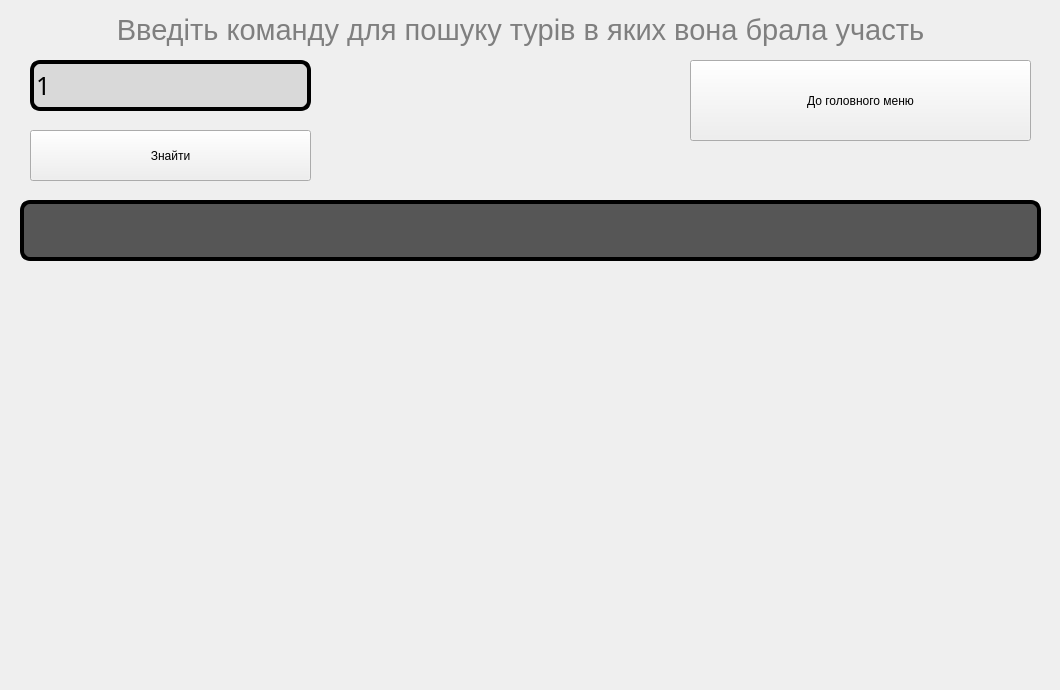
      <widget class="QWidget" name="tab_8">
       <attribute name="title">
        <string>пошук турів для команди</string>
       </attribute>
       <widget class="QPushButton" name="pushButton_32">
        <property name="geometry">
         <rect>
          <x>30</x>
          <y>130</y>
          <width>281</width>
          <height>51</height>
         </rect>
        </property>
        <property name="styleSheet">
         <string notr="true">
QPushButton:hover{background-color:rgb(255, 255, 255);}
QPushButton:focus
{
 border-radius:20px;
background-color:rgb(97, 97, 97);
opacity:200; 
border: 4px solid white;
}</string>
        </property>
        <property name="text">
         <string>Знайти</string>
        </property>
       </widget>
       <widget class="QLineEdit" name="lineEdit_48">
        <property name="geometry">
         <rect>
          <x>30</x>
          <y>60</y>
          <width>281</width>
          <height>51</height>
         </rect>
        </property>
        <property name="styleSheet">
         <string notr="true">
      font-family:  sans-serif;
    font-size: 30px;
 border-radius:10px;
 font: 87 19pt ;
border: 4px solid rgb(0, 0, 0);
 background: rgb(217, 217, 217);</string>
        </property>
        <property name="text">
         <string>1</string>
        </property>
       </widget>
       <widget class="QTextBrowser" name="textBrowser_30">
        <property name="geometry">
         <rect>
          <x>20</x>
          <y>200</y>
          <width>1021</width>
          <height>61</height>
         </rect>
        </property>
        <property name="font">
         <font>
          <family>sans-serif</family>
          <pointsize>15</pointsize>
          <weight>10</weight>
          <italic>false</italic>
          <bold>false</bold>
         </font>
        </property>
        <property name="styleSheet">
         <string notr="true">
    font-family:  sans-serif;
    font-size: 30px;
 border-radius:10px;
 font: 87 15pt ;
border: 4px solid rgb(0, 0, 0);
 background: rgb(86, 86, 86);</string>
        </property>
        <property name="html">
         <string>&lt;!DOCTYPE HTML PUBLIC &quot;-//W3C//DTD HTML 4.0//EN&quot; &quot;http://www.w3.org/TR/REC-html40/strict.dtd&quot;&gt;
&lt;html&gt;&lt;head&gt;&lt;meta name=&quot;qrichtext&quot; content=&quot;1&quot; /&gt;&lt;style type=&quot;text/css&quot;&gt;
p, li { white-space: pre-wrap; }
&lt;/style&gt;&lt;/head&gt;&lt;body style=&quot; font-family:'sans-serif'; font-size:15pt; font-weight:80; font-style:normal;&quot;&gt;
&lt;p align=&quot;center&quot; style=&quot;-qt-paragraph-type:empty; margin-top:0px; margin-bottom:0px; margin-left:0px; margin-right:0px; -qt-block-indent:0; text-indent:0px;&quot;&gt;&lt;br /&gt;&lt;/p&gt;&lt;/body&gt;&lt;/html&gt;</string>
        </property>
       </widget>
       <widget class="QLabel" name="label_71">
        <property name="geometry">
         <rect>
          <x>0</x>
          <y>0</y>
          <width>1051</width>
          <height>681</height>
         </rect>
        </property>
        <property name="text">
         <string/>
        </property>
       </widget>
       <widget class="QLabel" name="label_73">
        <property name="geometry">
         <rect>
          <x>0</x>
          <y>0</y>
          <width>1041</width>
          <height>61</height>
         </rect>
        </property>
        <property name="styleSheet">
         <string notr="true"> background: none;</string>
        </property>
        <property name="text">
         <string>&lt;html&gt;&lt;head/&gt;&lt;body&gt;&lt;p align=&quot;center&quot;&gt;&lt;span style=&quot; font-size:22pt; color:#7f7f7f;&quot;&gt;Введіть команду для пошуку турів в яких вона брала участь&lt;/span&gt;&lt;/p&gt;&lt;/body&gt;&lt;/html&gt;</string>
        </property>
       </widget>
       <widget class="QPushButton" name="pushButton_36">
        <property name="geometry">
         <rect>
          <x>690</x>
          <y>60</y>
          <width>341</width>
          <height>81</height>
         </rect>
        </property>
        <property name="styleSheet">
         <string notr="true">QPushButton:hover{background-color:rgb(255, 255, 255);}
</string>
        </property>
        <property name="text">
         <string>До головного меню</string>
        </property>
       </widget>
       <zorder>label_71</zorder>
       <zorder>pushButton_32</zorder>
       <zorder>lineEdit_48</zorder>
       <zorder>textBrowser_30</zorder>
       <zorder>label_73</zorder>
       <zorder>pushButton_36</zorder>
      </widget>
